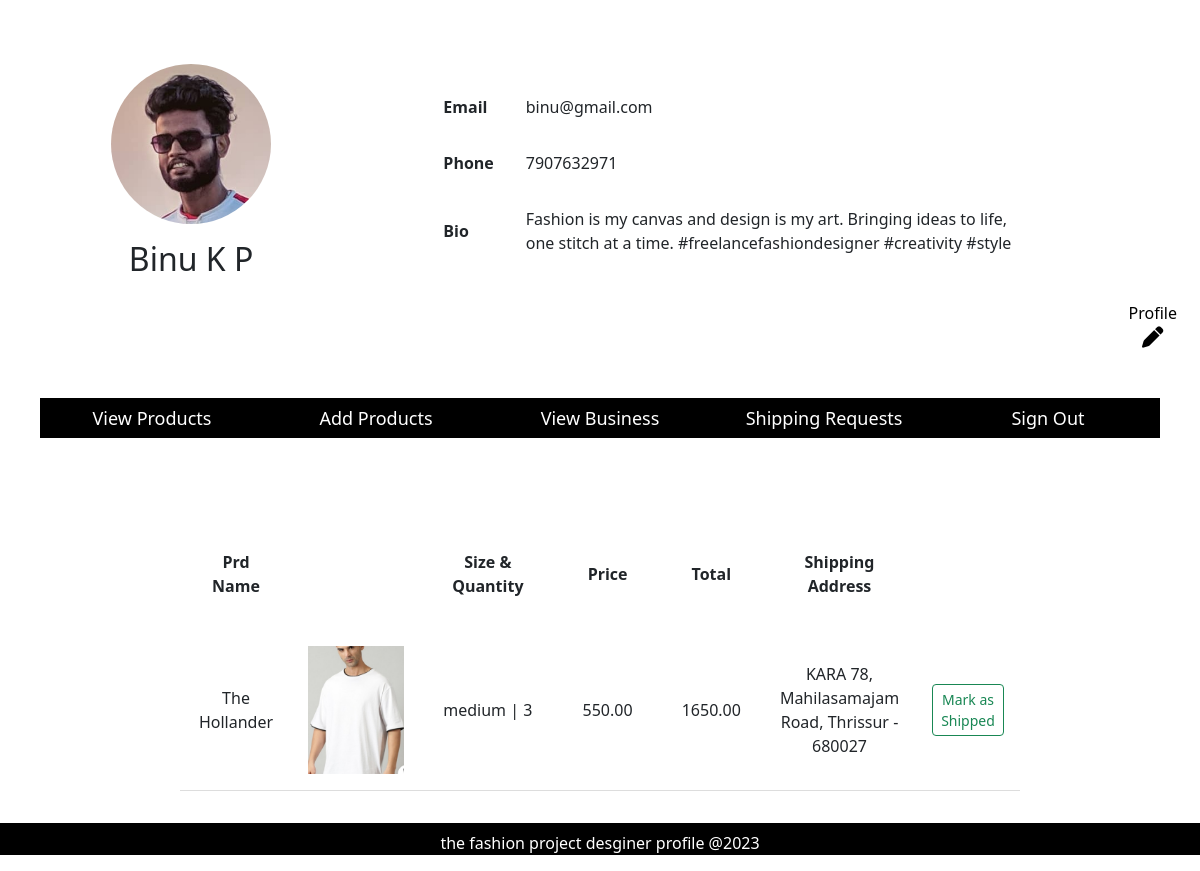
Before: /designer_orders (signed in) with the older database file.
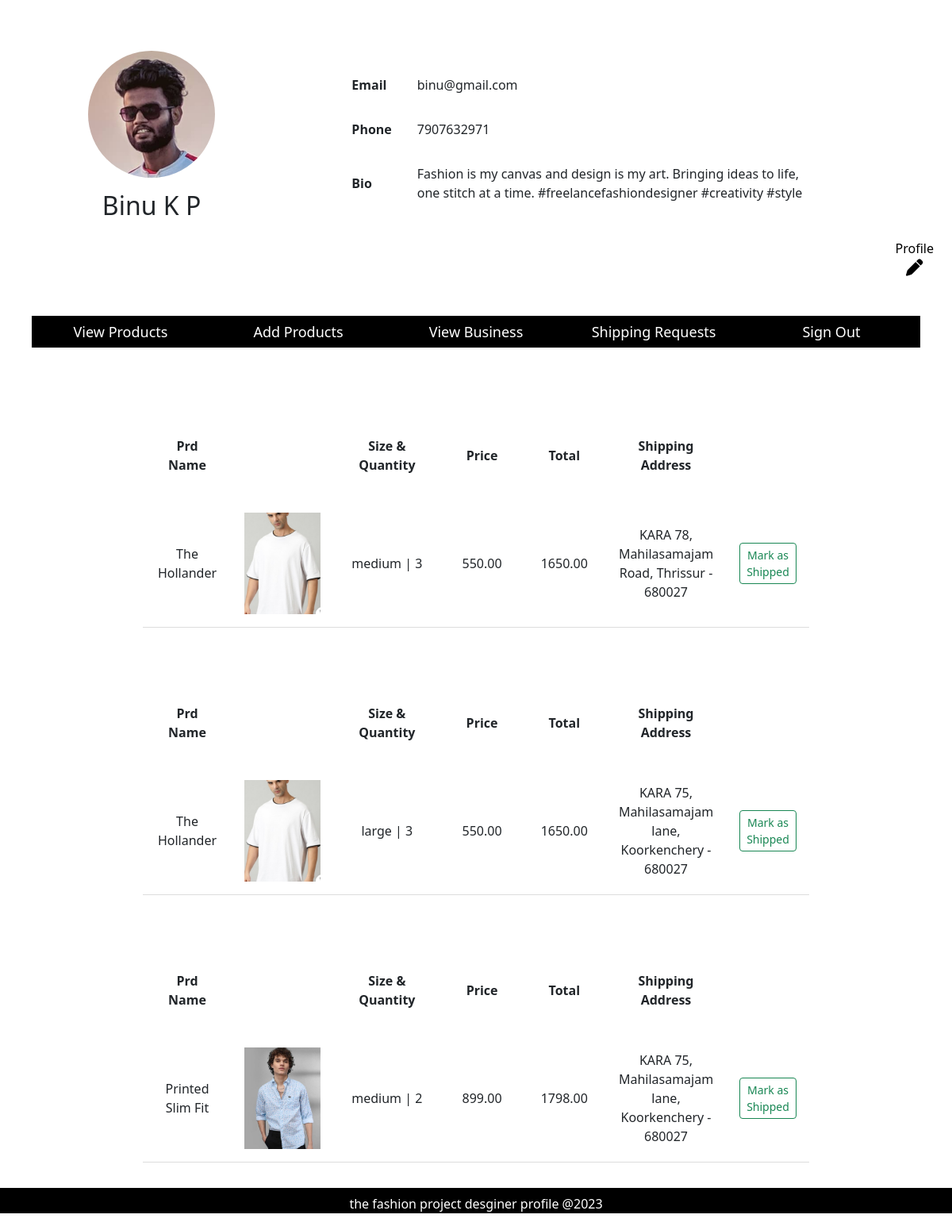
After: the same page with the newer database file.
### customers/models.py (models this page shows, shortened)
class Order(models.Model):
    customer = models.ForeignKey(User, on_delete=models.CASCADE, related_name='orders')
    designer = models.ForeignKey(Designer, on_delete=models.CASCADE, related_name='orders')
    product = models.ForeignKey(Product, on_delete=models.CASCADE, related_name='orders')
    size = models.CharField(max_length=50)
    quantity = models.PositiveIntegerField()
    price = models.DecimalField(max_digits=10, decimal_places=2)
    total = models.DecimalField(max_digits=10, decimal_places=2)
    from_address = models.CharField(max_length=255)
    to_address = models.CharField(max_length=255)
    booking_date = models.DateTimeField(auto_now_add=True)
    status = models.CharField(max_length=20, default='pending')
    review = models.CharField(max_length=255, default='none')

### designers/models.py (models this page shows, shortened)
class Product(models.Model):
    designer = models.ForeignKey('account.Designer', on_delete=models.CASCADE, null=True)
    prd_name = models.CharField(max_length=255)
    category1 = models.CharField(max_length=255)
    category2 = models.CharField(max_length=255, blank=True)
    price = models.DecimalField(max_digits=10, decimal_places=2)
    fit = models.CharField(max_length=255)
    care = models.CharField(max_length=255)
    material = models.CharField(max_length=255)
    occasion = models.CharField(max_length=255)
    image1 = models.ImageField(upload_to='media/product_images/')
    image2 = models.ImageField(upload_to='media/product_images/')
    image3 = models.ImageField(upload_to='media/product_images/')
    image4 = models.ImageField(upload_to='media/product_images/')
    small = models.PositiveIntegerField()
    medium = models.PositiveIntegerField()
    large = models.PositiveIntegerField()
    extra_large = models.PositiveIntegerField()
    class Meta:
        unique_together = ('prd_name', 'designer')

### account/models.py (models this page shows, shortened)
class CustomerProfile(models.Model):
    user = models.ForeignKey(User,on_delete=models.CASCADE)
    name = models.CharField(max_length=155,null=True,blank=True)
    email = models.EmailField(max_length=255, unique=True)
    phone = models.CharField(max_length=15,unique=True)
    house = models.CharField(max_length=25,unique=False)
    landmark = models.CharField(max_length=25,unique=False)
    city = models.CharField(max_length=25,unique=False)
    pincode = models.CharField(max_length=6,unique=False)

### designers/views.py (the view)
# urls.py: path('designer_orders', designer_orders, name='designer_orders'),
@login_required
def designer_orders(request):
    user = request.user
    designer = get_object_or_404(Designer, user=user)
    orders = Order.objects.filter(designer=designer)
    order_details = []
    for order in orders:
        customer_profile = CustomerProfile.objects.get(user=order.customer)
        address = f"{customer_profile.house}, {customer_profile.landmark}, {customer_profile.city} - {customer_profile.pincode}"
        order_detail = {'order': order, 'address': address}
        order_details.append(order_detail)
    context = {'designer': designer, 'order_details': order_details}
    return render(request, 'designer_order.html', context)

### designers/context_processors.py (called while the page is built)
def designer_context_processor(request):
    designer = None
    if request.user.is_authenticated:
        try:
            designer = Designer.objects.get(user=request.user)
        except Designer.DoesNotExist:
            pass
    return {'designer': designer}

### templates/designer_order.html (shortened to what this page needs)
{% extends 'designer_base.html' %}
{% load static %}
{% block content %}
{% for order in designer.orders.all %}
    {% if order.status == 'pending' %}
        <div class="cart-tabel">
            <table>
                <tr>
                    <th>Prd Name</th>
                    <th></th>
                    <th>Size & Quantity</th>
                    <th>Price</th>
                    <th>Total</th>
                    <th>Shipping Address</th>
                    <th></th>
                </tr>
                <tr>
                    <td>{{ order.product.prd_name }}</td>
                    <td>
                        <img src="{{ order.product.image1.url }}" alt="{{ product.prd_name }}" style=" width : 6rem; height: auto;">
                    </td>
                    <td>{{ order.size }} | {{ order.quantity }}</td>
                    <td>{{ order.price }} </td>
                    <td>{{ order.total }}</td>
                    <td>
                        {% for order_detail in order.customer.customerprofile_set.all %}
                            {% if order_detail == order.customer.customerprofile_set.first %}
                                {{ order_detail.house }}, {{ order_detail.landmark }}, {{ order_detail.city }} - {{ order_detail.pincode }}
                            {% endif %}
                        {% empty %}
                            <p>No shipping address found.</p>
                        {% endfor %}
                    </td>
                    <td>
                        <form action="{% url 'change_order_status' order.id %}" method="POST">
                            <button type="submit" class="btn btn-outline-success btn-sm">Mark as Shipped</button>
                        </form>
                    </td>
                </tr>
            </table>
        </div>
    {% endif %}
{% empty %}
    <p>No completed orders yet.</p>
{% endfor %}
{% endblock %}

Changed rows visible on the page:
added Order: product.prd_name "The Hollander", product.image1 (picture), size "large", quantity "3", price "550.00", total "1650.00"
added CustomerProfile: house "KARA 75", landmark "Mahilasamajam lane", city "Koorkenchery", pincode "680027"
added Order: product.prd_name "Printed Slim Fit", product.image1 (picture), size "medium", quantity "2", price "899.00", total "1798.00"
